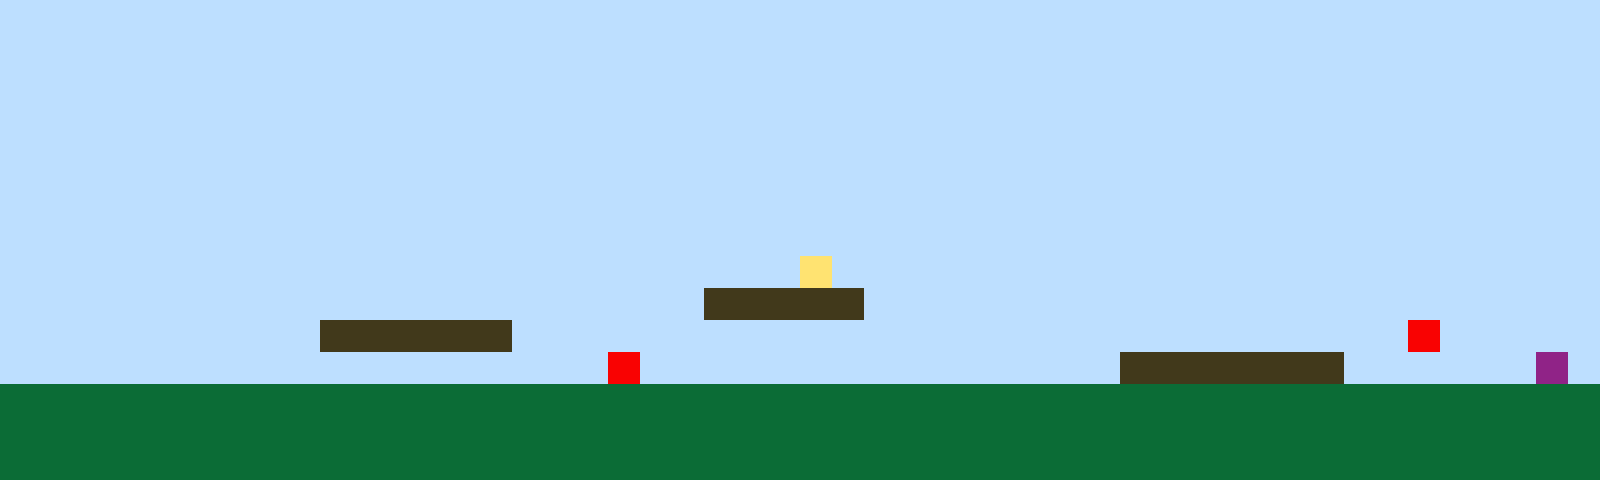

This game map was drawn from its Tiled (.tmx) file and the tilesets committed beside it. A one-line description and the full map source follow:
An orthogonal 50x15 tile map with 32x32 px tiles, 1 tile layer (Tile Layer 1).

<map version="1.10" tiledversion="1.11.2" orientation="orthogonal" renderorder="right-up" width="50" height="15" tilewidth="32" tileheight="32" infinite="0" nextlayerid="2" nextobjectid="1"><editorsettings><export target="map1.csv" format="csv" /></editorsettings><tileset firstgid="1" name="sprites" tilewidth="32" tileheight="32" tilecount="6" columns="3"><image source="sprites.png" width="96" height="64" /></tileset><layer id="1" name="Tile Layer 1" width="50" height="15"><data encoding="csv">1,1,1,1,1,1,1,1,1,1,1,1,1,1,1,1,1,1,1,1,1,1,1,1,1,1,1,1,1,1,1,1,1,1,1,1,1,1,1,1,1,1,1,1,1,1,1,1,1,1,1,1,1,1,1,1,1,1,1,1,1,1,1,1,1,1,1,1,1,1,1,1,1,1,1,1,1,1,1,1,1,1,1,1,1,1,1,1,1,1,1,1,1,1,1,1,1,1,1,1,1,1,1,1,1,1,1,1,1,1,1,1,1,1,1,1,1,1,1,1,1,1,1,1,1,1,1,1,1,1,1,1,1,1,1,1,1,1,1,1,1,1,1,1,1,1,1,1,1,1,1,1,1,1,1,1,1,1,1,1,1,1,1,1,1,1,1,1,1,1,1,1,1,1,1,1,1,1,1,1,1,1,1,1,1,1,1,1,1,1,1,1,1,1,1,1,1,1,1,1,1,1,1,1,1,1,1,1,1,1,1,1,1,1,1,1,1,1,1,1,1,1,1,1,1,1,1,1,1,1,1,1,1,1,1,1,1,1,1,1,1,1,1,1,1,1,1,1,1,1,1,1,1,1,1,1,1,1,1,1,1,1,1,1,1,1,1,1,1,1,1,1,1,1,1,1,1,1,1,1,1,1,1,1,1,1,1,1,1,1,1,1,1,1,1,1,1,1,1,1,1,1,1,1,1,1,1,1,1,1,1,1,1,1,1,1,1,1,1,1,1,1,1,1,1,1,1,1,1,1,1,1,1,1,1,1,1,1,1,1,1,1,1,1,1,1,1,1,1,1,1,1,1,1,1,1,1,1,1,1,1,1,1,1,1,1,1,1,1,1,1,1,1,1,1,1,1,1,1,1,1,1,1,1,1,1,1,1,1,1,1,1,1,1,1,1,1,1,1,1,1,1,1,1,1,1,1,1,1,1,1,1,1,1,1,1,1,1,1,1,1,1,1,1,1,4,1,1,1,1,1,1,1,1,1,1,1,1,1,1,1,1,1,1,1,1,1,1,1,1,1,1,1,1,1,1,1,1,1,1,1,1,1,1,1,1,1,1,1,1,1,1,3,3,3,3,3,1,1,1,1,1,1,1,1,1,1,1,1,1,1,1,1,1,1,1,1,1,1,1,1,1,1,1,1,1,1,1,1,1,3,3,3,3,3,3,1,1,1,1,1,1,1,1,1,1,1,1,1,1,1,1,1,1,1,1,1,1,1,1,1,1,1,1,5,1,1,1,1,1,1,1,1,1,1,1,1,1,1,1,1,1,1,1,1,1,1,1,1,5,1,1,1,1,1,1,1,1,1,1,1,1,1,1,1,3,3,3,3,3,3,3,1,1,1,1,1,1,6,1,2,2,2,2,2,2,2,2,2,2,2,2,2,2,2,2,2,2,2,2,2,2,2,2,2,2,2,2,2,2,2,2,2,2,2,2,2,2,2,2,2,2,2,2,2,2,2,2,2,2,2,2,2,2,2,2,2,2,2,2,2,2,2,2,2,2,2,2,2,2,2,2,2,2,2,2,2,2,2,2,2,2,2,2,2,2,2,2,2,2,2,2,2,2,2,2,2,2,2,2,2,2,2,2,2,2,2,2,2,2,2,2,2,2,2,2,2,2,2,2,2,2,2,2,2,2,2,2,2,2,2,2,2,2,2,2,2,2,2,2,2,2,2,2,2,2,2,2,2,2</data></layer></map>
